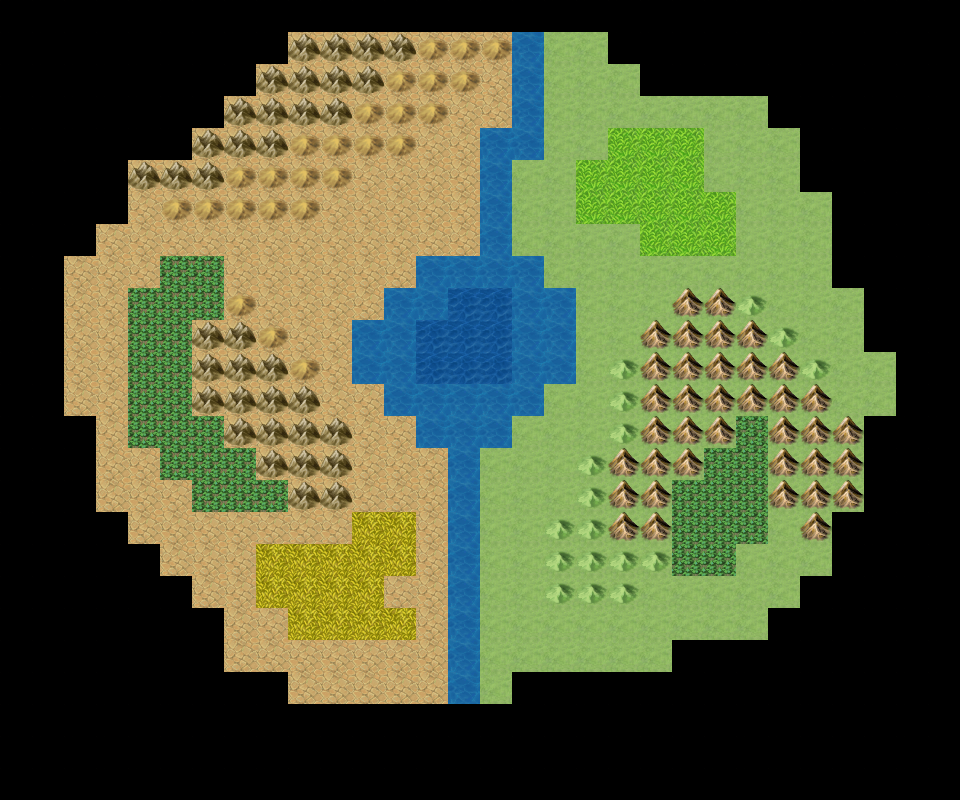

This game map was drawn from its Tiled (.tmx) file and the tilesets committed beside it. A one-line description and the full map source follow:
An orthogonal 30x25 tile map with 32x32 px tiles, 2 tile layers (0, 1).

<map version="1.2" tiledversion="1.3.0" orientation="orthogonal" renderorder="right-down" compressionlevel="0" width="30" height="25" tilewidth="32" tileheight="32" infinite="0" nextlayerid="3" nextobjectid="1">
 <tileset firstgid="1" source="palette.tsx" />
 <layer id="1" name="0" width="30" height="25">
  <data encoding="csv">
9,9,9,9,9,9,9,9,9,9,9,9,9,9,9,9,33,1,1,1,1,1,1,1,1,1,1,1,1,1,
9,9,9,9,9,9,9,9,9,9,9,9,9,9,9,9,33,1,1,1,1,1,1,1,1,1,1,1,1,1,
9,9,9,9,9,9,9,9,9,9,9,9,9,9,9,9,33,1,1,1,1,1,1,1,1,1,1,1,1,1,
9,9,9,9,9,9,9,9,9,9,9,9,9,9,9,9,33,1,1,1,1,1,1,1,1,1,1,1,1,1,
9,9,9,9,9,9,9,9,9,9,9,9,9,9,9,33,33,1,1,1,1,1,1,1,1,1,1,1,1,1,
9,9,9,9,9,9,9,9,9,9,9,9,9,9,9,33,1,1,1,1,1,1,1,1,1,1,1,1,1,1,
9,9,9,9,9,9,9,9,9,9,9,9,9,9,9,33,1,1,1,1,1,1,1,1,1,1,1,1,1,1,
9,9,9,9,9,9,9,9,9,9,9,9,9,9,9,33,1,1,1,1,1,1,1,1,1,1,1,1,1,1,
9,9,9,9,9,9,9,9,9,9,9,9,9,33,33,33,33,1,1,1,1,1,1,1,1,1,1,1,1,1,
9,9,9,9,9,9,9,9,9,9,9,9,33,33,33,33,33,33,1,1,1,1,1,1,1,1,1,1,1,1,
9,9,9,9,9,9,9,9,9,9,9,33,33,33,33,33,33,33,1,1,1,1,1,1,1,1,1,1,1,1,
9,9,9,9,9,9,9,9,9,9,9,33,33,33,33,33,33,33,1,1,1,1,1,1,1,1,1,1,1,1,
9,9,9,9,9,9,9,9,9,9,9,9,33,33,33,33,33,1,1,1,1,1,1,1,1,1,1,1,1,1,
9,9,9,9,9,9,9,9,9,9,9,9,9,33,33,33,1,1,1,1,1,1,1,1,1,1,1,1,1,1,
9,9,9,9,9,9,9,9,9,9,9,9,9,9,33,1,1,1,1,1,1,1,1,1,1,1,1,1,1,1,
9,9,9,9,9,9,9,9,9,9,9,9,9,9,33,1,1,1,1,1,1,1,1,1,1,1,1,1,1,1,
9,9,9,9,9,9,9,9,9,9,9,9,9,9,33,1,1,1,1,1,1,1,1,1,1,1,1,1,1,1,
9,9,9,9,9,9,9,9,9,9,9,9,9,9,33,1,1,1,1,1,1,1,1,1,1,1,1,1,1,1,
9,9,9,9,9,9,9,9,9,9,9,9,9,9,33,1,1,1,1,1,1,1,1,1,1,1,1,1,1,1,
9,9,9,9,9,9,9,9,9,9,9,9,9,9,33,1,1,1,1,1,1,1,1,1,1,1,1,1,1,1,
9,9,9,9,9,9,9,9,9,9,9,9,9,9,33,1,1,1,1,1,1,1,1,1,1,1,1,1,1,1,
9,9,9,9,9,9,9,9,9,9,9,9,9,9,33,1,1,1,1,1,1,1,1,1,1,1,1,1,1,1,
9,9,9,9,9,9,9,9,9,9,9,9,9,9,33,1,1,1,1,1,1,1,1,1,1,1,1,1,1,1,
9,9,9,9,9,9,9,9,9,9,9,9,9,9,33,1,1,1,1,1,1,1,1,1,1,1,1,1,1,1,
9,9,9,9,9,9,9,9,9,9,9,9,9,9,33,1,1,1,1,1,1,1,1,1,1,1,1,1,1,1
</data>
 </layer>
 <layer id="2" name="1" width="30" height="25">
  <data encoding="csv">
7,7,7,7,7,7,7,7,7,7,7,7,7,7,7,7,7,7,7,7,7,7,7,7,7,7,7,7,7,7,
7,7,7,7,7,7,7,7,7,13,13,13,13,12,12,12,0,0,0,7,7,7,7,7,7,7,7,7,7,7,
7,7,7,7,7,7,7,7,13,13,13,13,12,12,12,0,0,0,0,0,7,7,7,7,7,7,7,7,7,7,
7,7,7,7,7,7,7,13,13,13,13,12,12,12,0,0,0,0,0,0,0,0,0,0,7,7,7,7,7,7,
7,7,7,7,7,7,13,13,13,12,12,12,12,0,0,0,0,0,0,2,2,2,0,0,0,7,7,7,7,7,
7,7,7,7,13,13,13,12,12,12,12,0,0,0,0,0,0,0,2,2,2,2,0,0,0,7,7,7,7,7,
7,7,7,7,0,12,12,12,12,12,0,0,0,0,0,0,0,0,2,2,2,2,2,0,0,0,7,7,7,7,
7,7,7,0,0,0,0,0,0,0,0,0,0,0,0,0,0,0,0,0,2,2,2,0,0,0,7,7,7,7,
7,7,0,0,0,3,3,0,0,0,0,0,0,0,0,0,0,0,0,0,0,0,0,0,0,0,7,7,7,7,
7,7,0,0,3,3,3,12,0,0,0,0,0,0,38,38,0,0,0,0,0,5,5,4,0,0,0,7,7,7,
7,7,0,0,3,3,13,13,12,0,0,0,0,38,38,38,0,0,0,0,5,5,5,5,4,0,0,7,7,7,
7,7,0,0,3,3,13,13,13,12,0,0,0,38,38,38,0,0,0,4,5,5,5,5,5,4,0,0,7,7,
7,7,0,0,3,3,13,13,13,13,0,0,0,0,0,0,0,0,0,4,5,5,5,5,5,5,0,0,7,7,
7,7,7,0,3,3,3,13,13,13,13,0,0,0,0,0,0,0,0,4,5,5,5,3,5,5,5,7,7,7,
7,7,7,0,0,3,3,3,13,13,13,0,0,0,0,0,0,0,4,5,5,5,3,3,5,5,5,7,7,7,
7,7,7,0,0,0,3,3,3,13,13,0,0,0,0,0,0,0,4,5,5,3,3,3,5,5,5,7,7,7,
7,7,7,7,0,0,0,0,0,0,0,10,10,0,0,0,0,4,4,5,5,3,3,3,0,5,7,7,7,7,
7,7,7,7,7,0,0,0,10,10,10,10,10,0,0,0,0,4,4,4,4,3,3,0,0,0,7,7,7,7,
7,7,7,7,7,7,0,0,10,10,10,10,0,0,0,0,0,4,4,4,0,0,0,0,0,7,7,7,7,7,
7,7,7,7,7,7,7,0,0,10,10,10,10,0,0,0,0,0,0,0,0,0,0,0,7,7,7,7,7,7,
7,7,7,7,7,7,7,0,0,0,0,0,0,0,0,0,0,0,0,0,0,7,7,7,7,7,7,7,7,7,
7,7,7,7,7,7,7,7,7,0,0,0,0,0,0,0,7,7,7,7,7,7,7,7,7,7,7,7,7,7,
7,7,7,7,7,7,7,7,7,7,7,7,7,7,7,7,7,7,7,7,7,7,7,7,7,7,7,7,7,7,
7,7,7,7,7,7,7,7,7,7,7,7,7,7,7,7,7,7,7,7,7,7,7,7,7,7,7,7,7,7,
7,7,7,7,7,7,7,7,7,7,7,7,7,7,7,7,7,7,7,7,7,7,7,7,7,7,7,7,7,7
</data>
 </layer>
</map>